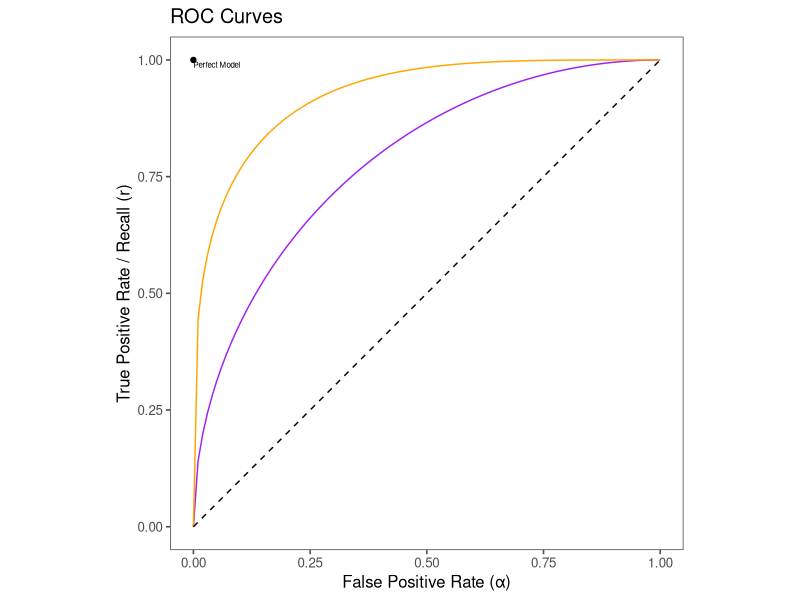
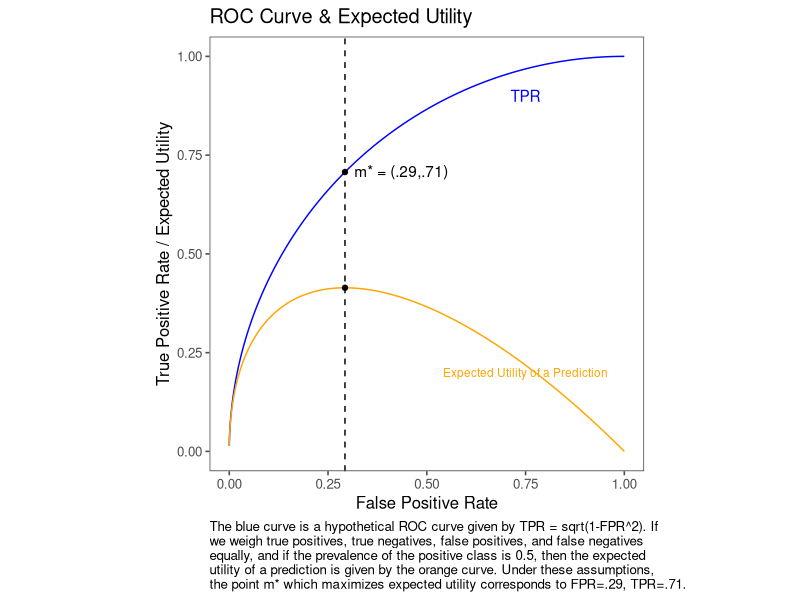
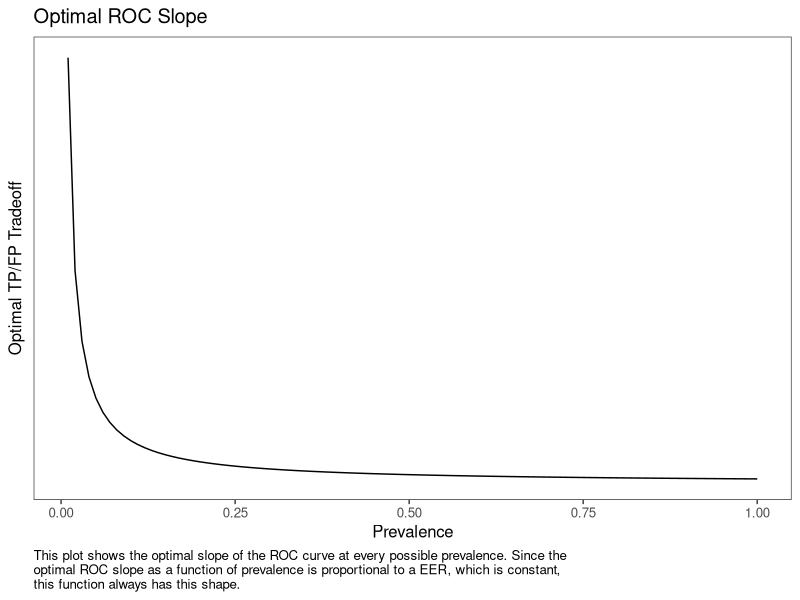
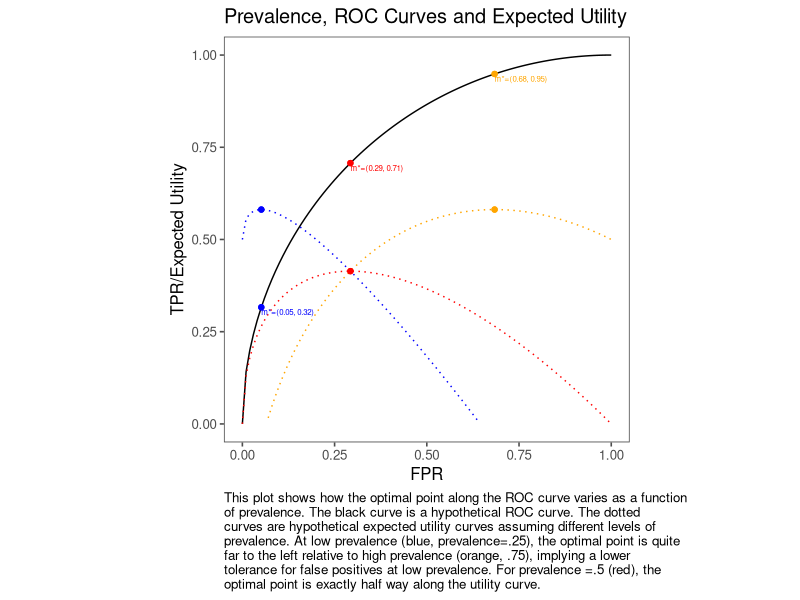
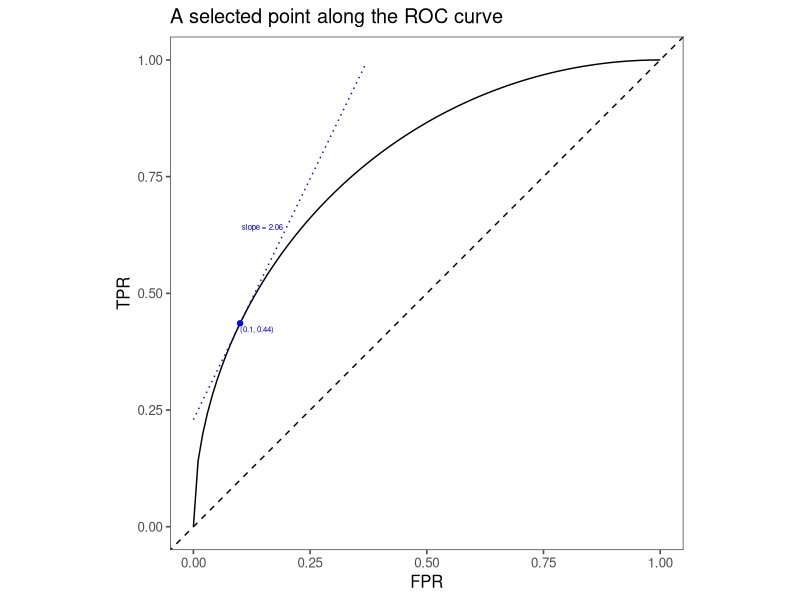
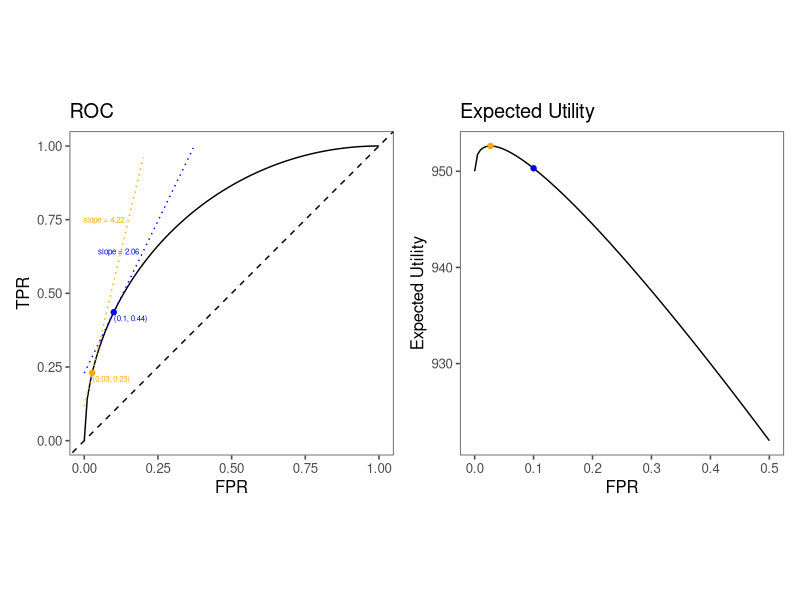

The R source for these figures, in order:
## ---- chunk 1
library(tidyverse)
## ---- chunk 2
library(ggplot2)
roc_tpr <- function(tpr, p = 2) {
  (1 - (tpr - 1)^p)^(1/p)
}
ggplot() +
  geom_function(fun=roc_tpr, color = 'purple') +
  geom_function(fun= function(x) roc_tpr(x, 4), color = 'orange') +
  geom_function(fun = function(x) x, linetype = 'dashed') +
  coord_fixed() + 
  geom_segment(y=0, yend=1, x=0, xend=1) +
  ggthemes::theme_few() +
  xlim(0, 1) +
  labs(y = 'True Positive Rate / Recall (r)', x = 'False Positive Rate (α)', title = 'ROC Curves') +
  annotate(x=0, y=1, geom = 'point') +
  annotate(x=0, y=1, geom = 'text', label = 'Perfect Model', size=2, hjust=0, vjust = 1.3)
## ---- chunk 3
expected_utility <- function(alpha, pi, u_tp, u_tn, u_fp, u_fn, roc) {
  r <- roc(alpha)
  pi * (u_tp * r + u_fn * (1-r)) + (1-pi) * (u_fp * alpha + u_tn * (1-alpha))
}

tibble(
  alpha = 1:10000/10000,
  r = roc_tpr(alpha),
  eu_1 = expected_utility(alpha, pi = .5, 1, 1, -1, -1, roc_tpr)
) %>% 
  ggplot(aes(x = alpha, y = r)) + 
  geom_line(color = 'blue') +
  geom_line(aes(y = eu_1), color = 'orange') +
  coord_fixed() + 
  ggthemes::theme_few() +
  annotate(x = 1-sqrt(2)/2, y = expected_utility(1-sqrt(2)/2, pi = .5, 1, 1, -1, -1, roc_tpr), geom = 'point') +
  annotate(x = 1-sqrt(2)/2, y = roc_tpr(1-sqrt(2)/2), geom = 'point') +
  geom_vline(xintercept = 1-sqrt(2)/2, linetype = 'dashed') +
  annotate(x = .75, y = .9, color = 'blue', label = 'TPR', geom = 'text') +
  annotate(x = .75, y = .2, color = 'orange', label = 'Expected Utility of a Prediction', geom = 'text',
           size = 3) +
  annotate(label = "m* = (.29,.71)", x = 1-sqrt(2)/2, y = .71, geom = 'text', hjust=-.1) +
  labs(title = 'ROC Curve & Expected Utility', y = 'True Positive Rate / Expected Utility', x = 'False Positive Rate',
       caption = str_wrap('The blue curve is a hypothetical ROC curve given by TPR = sqrt(1-FPR^2). If we weigh true positives, true negatives, false positives, and false negatives equally, and if the prevalence of the positive class is 0.5, then the expected utility of a prediction is given by the orange curve. Under these assumptions, the point m* which maximizes expected utility corresponds to FPR=.29, TPR=.71.')) +
  theme(plot.caption = element_text(hjust=0))
  
## ---- chunk 4
tibble(x=1:100/100, y = (1-x)/x) %>% 
  ggplot(aes(x=x, y=y)) +
  geom_line() +
  ggthemes::theme_few() + 
  labs(x = 'Prevalence', y = 'Optimal TP/FP Tradeoff', title = 'Optimal ROC Slope',
       caption = str_wrap('This plot shows the optimal slope of the ROC curve at every possible prevalence. Since the optimal ROC slope as a function of prevalence is proportional to a EER, which is constant, this function always has this shape.', 90)) +
  theme(plot.caption= element_text(hjust=0), plot.caption.position = 'panel',
        axis.text.y = element_blank(), axis.ticks.y = element_blank())
## ---- chunk 5
roc_2 <- function(alpha) {
  sqrt(2*alpha - alpha^2)
}

opt_alpha <- function(pi) {
  pi2 <- pi^2
  
  (2*pi^2 - sqrt(2*pi^4 - 6*pi^3 + 7 * pi^2 - 4 * pi + 1) - 2*pi + 1) / (2 * pi^2 - 2*pi + 1)
}

eu_2 <- function(x, pi) expected_utility(x, pi, 1, 1, -1, -1, roc_2)

ggplot() +
  geom_function(fun=roc_2) +
  geom_function(fun = function(x) eu_2(x, .25), linetype = 'dotted', color = 'blue') +
  geom_function(fun = function(x) eu_2(x, .75), linetype = 'dotted', color = 'orange') +
  geom_function(fun = function(x) eu_2(x, .5), linetype = 'dotted', color = 'red') +
  annotate(x = opt_alpha(.25), y = roc_2(opt_alpha(.25)), geom = 'point', color = 'blue') + 
  annotate(x = opt_alpha(.25), y = eu_2(opt_alpha(.25), .25), geom = 'point', color = 'blue') +
  annotate(x = opt_alpha(.25), y = roc_2(opt_alpha(.25)), geom = 'point', color = 'blue') + 
  annotate(x = opt_alpha(.25), y = eu_2(opt_alpha(.25), .25), geom = 'point', color = 'blue') +
  annotate(x = opt_alpha(.25), y = roc_2(opt_alpha(.25)), 
           geom = 'text', color = 'blue', 
           label = str_glue('m*=({round(opt_alpha(.25),2)}, {round(roc_2(opt_alpha(.25)),2)})'),
           size=2, hjust=0, vjust=1.3) +
  annotate(x = opt_alpha(.75), y = roc_2(opt_alpha(.75)), geom = 'point', color = 'orange') + 
  annotate(x = opt_alpha(.75), y = eu_2(opt_alpha(.75), .75), geom = 'point', color = 'orange') +
  annotate(x = opt_alpha(.75), y = roc_2(opt_alpha(.75)), geom = 'point', color = 'orange') + 
  annotate(x = opt_alpha(.75), y = eu_2(opt_alpha(.75), .75), geom = 'point', color = 'orange') +
  annotate(x = opt_alpha(.75), y = roc_2(opt_alpha(.75)), 
           geom = 'text', color = 'orange', 
           label = str_glue('m*=({round(opt_alpha(.75),2)}, {round(roc_2(opt_alpha(.75)),2)})'),
           size=2, hjust=0, vjust=1.3) +
  annotate(x = opt_alpha(.5), y = roc_2(opt_alpha(.5)), geom = 'point', color = 'red') + 
  annotate(x = opt_alpha(.5), y = eu_2(opt_alpha(.5), .5), geom = 'point', color = 'red') +
  annotate(x = opt_alpha(.5), y = roc_2(opt_alpha(.5)), geom = 'point', color = 'red') + 
  annotate(x = opt_alpha(.5), y = eu_2(opt_alpha(.5), .5), geom = 'point', color = 'red') +
  annotate(x = opt_alpha(.5), y = roc_2(opt_alpha(.5)), 
           geom = 'text', color = 'red', 
           label = str_glue('m*=({round(opt_alpha(.5),2)}, {round(roc_2(opt_alpha(.5)),2)})'),
           size=2, hjust=0, vjust=1.3) +
  ylim(0, 1) +
  xlim(0,1) +
  coord_fixed() +
  ggthemes::theme_few() +
  labs(title = 'Prevalence, ROC Curves and Expected Utility', x = 'FPR', y = 'TPR/Expected Utility',
       caption = str_wrap("This plot shows how the optimal point along the ROC curve varies as a function of prevalence. The black curve is a hypothetical ROC curve. The dotted curves are hypothetical expected utility curves assuming different levels of prevalence. At low prevalence (blue, prevalence=.25), the optimal point is quite far to the left relative to high prevalence (orange, .75), implying a lower tolerance for false positives at low prevalence. For prevalence =.5 (red), the optimal point is exactly half way along the utility curve.")) +
  theme(plot.caption = element_text(hjust=0), legend.position = 'none')
  
## ---- chunk 6
roc <- function(x) sqrt(2*x - x^2)
roc_prime <- function(x) {(1 - x) / sqrt(2*x - x^2)}
tangent <- function(x1) {function(x) roc_prime(x1) * (x - x1) + roc(x1)}
X <- .1
Y <- roc(X)
ggplot() +
  geom_function(fun = roc) +
  geom_abline(linetype = 'dashed') +
  geom_function(fun = tangent(X), linetype = 'dotted', color = 'blue') +
  annotate(x = X, y = Y, geom = 'point', color = 'blue') +
  xlim(0,1) + 
  ylim(0,1) +
  coord_fixed() +
  ggthemes::theme_few() +
  labs(x = 'FPR', y = 'TPR', title = 'A selected point along the ROC curve') +
  annotate(x = X, y = Y, hjust = 0, vjust = 1.5, label = str_glue("({round(X,2)}, {round(Y,2)})"),
           geom = 'text', size = 2, color = 'blue') +
  annotate(x =.2, y = tangent(X)(.2), geom = 'text', 
           label = str_glue('slope = {round(roc_prime(X), 2)}'),
           size = 2, color = 'blue', hjust = 1.1)
  
## ---- chunk 7

roc <- function(x) sqrt(2*x - x^2)
roc_prime <- function(x) {(1 - x) / sqrt(2*x - x^2)}
tangent <- function(x1) {function(x) roc_prime(x1) * (x - x1) + roc(x1)}
X <- .1
Y <- roc(X)
x_star <- 0.0269197125099906
y_star <- roc(0.0269197125099906)
p1 <- ggplot() +
  geom_function(fun = roc) +
  geom_abline(linetype = 'dashed') +
  xlim(0,1) + 
  ylim(0,1) +
  coord_fixed() +
  ggthemes::theme_few() +
  labs(x = 'FPR', y = 'TPR', title = 'ROC') +
  geom_function(fun = tangent(X), linetype = 'dotted', color = 'blue') +
  annotate(x = X, y = Y, geom = 'point', color = 'blue') +
  annotate(x = X, y = Y, hjust = 0, vjust = 1.5, label = str_glue("({round(X,2)}, {round(Y,2)})"),
           geom = 'text', size = 2, color = 'blue') +
  annotate(x =.2, y = tangent(X)(.2), geom = 'text', 
           label = str_glue('slope = {round(roc_prime(X), 2)}'),
           size = 2, color = 'blue', hjust = 1.1) +
  geom_function(fun = tangent(x_star), linetype = 'dotted', color = 'orange') +
  annotate(x = x_star, y = y_star, geom = 'point', color = 'orange') +
  annotate(x = x_star, y = y_star, hjust = 0, vjust = 1.5, label = str_glue("({round(x_star,2)}, {round(y_star,2)})"),
           geom = 'text', size = 2, color = 'orange') +
  annotate(x =.15, y = tangent(x_star)(.15), geom = 'text', 
           label = str_glue('slope = {round(roc_prime(x_star), 2)}'),
           size = 2, color = 'orange', hjust = 1.1) 

eu <- function(x) expected_utility(x, .05, 450, 1000, 900, 0, roc)
p2 <- ggplot() +
  geom_function(fun = eu) +
  xlim(0,.5) + 
  ggthemes::theme_few() +
  labs(x = 'FPR', y = 'Expected Utility', title = 'Expected Utility') +
  annotate(x = X, y = eu(X), geom = 'point', color = 'blue') +
  annotate(x = x_star, y = eu(x_star), geom = 'point', color = 'orange')

library(patchwork)
p1+p2
